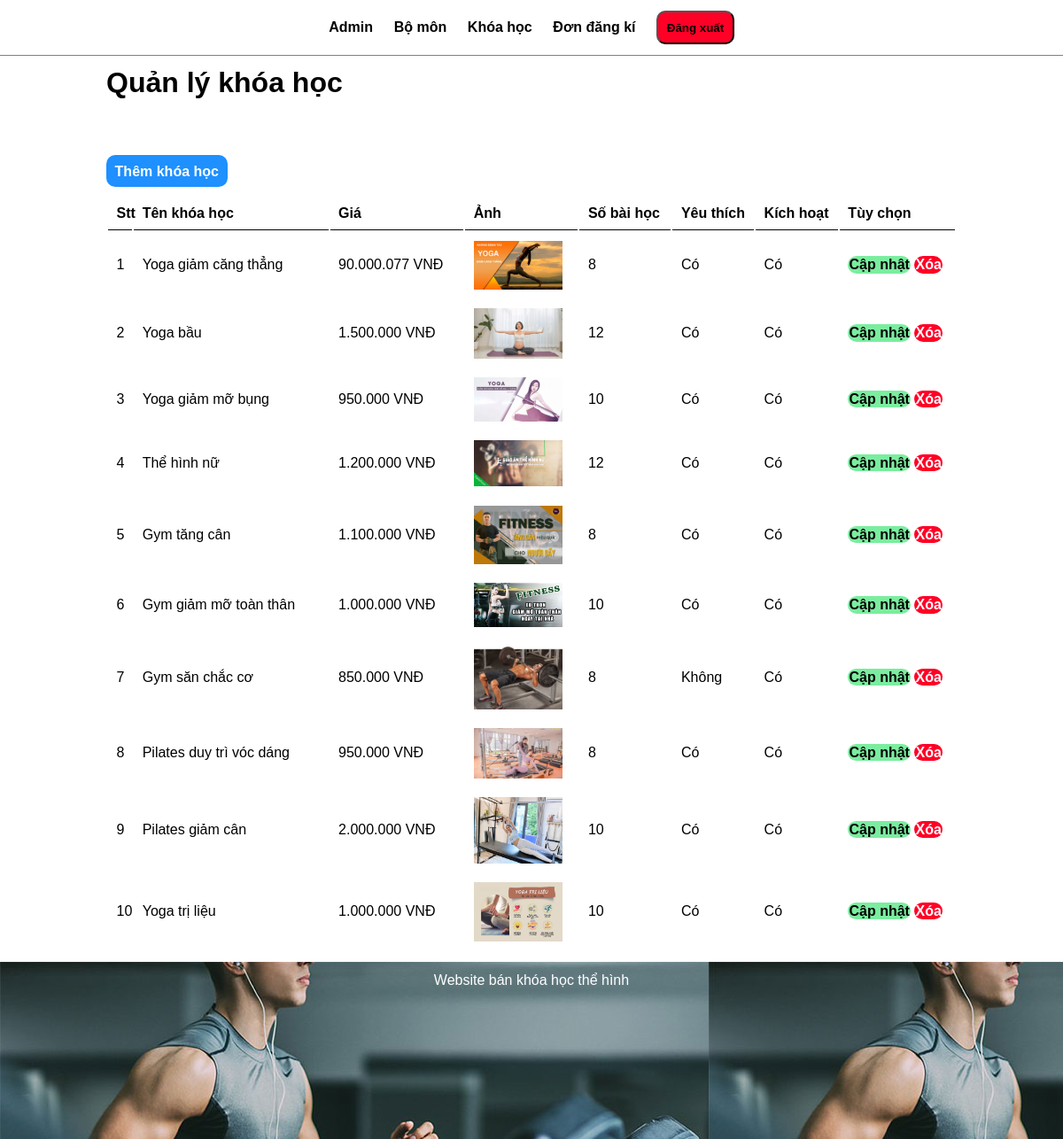
Screenshot of /admin/manage-course.php with the database file from the repository.
### tables this page shows
CREATE TABLE `tbl_course` (
  `id` int(11) NOT NULL,
  `title` varchar(255) NOT NULL,
  `description` varchar(255) DEFAULT NULL,
  `image_name` varchar(255) DEFAULT NULL,
  `course_fee` decimal(10,2) DEFAULT NULL,
  `lesson_number` int(11) DEFAULT NULL,
  `category_id` int(11) DEFAULT NULL,
  `featured` enum('Yes','No') DEFAULT 'Yes',
  `active` enum('Yes','No') DEFAULT 'Yes'
);

### admin/manage-course.php (the view, shortened to what this page needs)
<?php include('menu.php'); ?>
        <div class="wrapper">
            <h1>Quản lý khóa học</h1>
            <br/><br/>
        <br><br>
            <a href="http://localhost/fitness_web/admin/add-course.php" class="btn btn-primary">Thêm khóa học</a>
              <br/><br/>
              <table class="tbl-full">
                <tr>
                  <th>Stt</th>
                  <th>Tên khóa học</th>
                  <th>Giá</th>
                  <th>Ảnh</th>
                  <th> Số bài học</th>
                  <th>Yêu thích</th>
                  <th>Kích hoạt</th>
                  <th>Tùy chọn</th>
                </tr>
                <?php
                  $sql = "SELECT * FROM tbl_course";
                  $connect = mysqli_connect('localhost','root','','fitness_course');
                  $res = mysqli_query($connect,$sql);
                  $count = mysqli_num_rows($res);
                  $stt = 1;
                  if($count > 0){
                    while($row=mysqli_fetch_assoc($res)){
                        $id = $row['id'];
                        $title = $row['title'];
                        $course_fee = $row['course_fee'];
                        $image_name = $row['image_name'];
                        $featured = $row['featured'];
                        $active = $row['active'];
                        $lesson_number= $row['lesson_number']
                        ?>
                          <tr>
                            <td><?=$stt++;?></td>
                            <td><?=$title;?></td>
                            <td><?=number_format($course_fee, 0, '', '.')?> VNĐ</td>
                            <td>
                              <?php
                                if($image_name!=""){
                                  ?>
                                  <img src="../images/course/<?=$image_name?>" width="100px">
                                  <?php
                                }
                              ?>
                            </td>
                            <td> <?=$lesson_number?></td>
                            <td><?php if($featured == "Yes"){echo "Có";} else {echo "Không";}?></td>
                            <td><?php if($active == "Yes"){echo "Có";} else {echo "Không";}?></td>
                            <td>
                            <a href="http://localhost/fitness_web/admin/update-course.php?id=<?=$id;?>" class="btn btn-secondary">Cập nhật</a>
                            <a href="http://localhost/fitness_web/admin/delete-course.php?id=<?=$id;?>&image_name=<?=$image_name;?>" class="btn btn-danger">Xóa</a>
                            </td>
                          </tr>
                        <?php
                    }
                  }else{
                    echo "Khóa học chưa được thêm";
                  }
                ?>
              </table>
        </div>
<?php include('footer.php'); ?>

### admin/menu.php (shortened to what this page needs)
<html>
    <head>
        <link rel="stylesheet" href="../css/admin.css">
    </head>
    <body>
        <div class="menu text-center">
            <div class="wrapper">
                <ul>
                    <li><a href="manage-admin.php">Admin</a></li>
                    <li><a href="manage-category.php">Bộ môn</a></li>
                    <li><a href="manage-course.php">Khóa học</a></li>
                    <li><a href="manage-register.php">Đơn đăng kí</a></li>
                    <li>
                        <button class="btn btn-danger">
                            <a href="http://localhost/fitness_web/index.php">Đăng xuất</a>
                        </button>
                    </li>
                </ul>
            </div>
        </div>

### admin/footer.php
  <div class="footer" style="height: 200px;" >
            <div class="wrapper" >
                <p class="text-center">Website bán khóa học thể hình</p>
            </div>
        </div>
    </body>
</html>

### css/admin.css (style rules this page uses)
* { margin: 0; padding: 0; font-family: Arial, Helvetica,sans-serif; }
.btn-primary { background-color : #1e90ff; padding: 1%; color: white; text-decoration: none; font-weight: bold; }
.btn-secondary { background-color : #7bed9f; padding: 1%; color: black; text-decoration: none; font-weight: bold; }
.btn { border-radius: 10px; }
.btn-danger { background-color : #ff0026; padding: 1%; color: white; text-decoration: none; font-weight: bold; }
.wrapper { padding: 1%; width:80%; margin: auto; }
.text-center { text-align: center; }
.menu { border-bottom: 1px solid grey; }
.menu ul { list-style-type: none; }
.menu ul li { display: inline; padding: 1%; }
.menu ul li a { text-decoration: none; font-weight:bold; color: #000000; }
.footer { background-image: url(../images/category/gym.jpg); color: white; }
.tbl-full { width: 100%; }
table tr th { border-bottom: 1px solid black; padding: 1%; text-align: left; }
table tr td { padding: 1%; }

### rows the page displays
tbl_course: title "Yoga giảm căng thẳng", course_fee "90.000.077", image_name (picture), lesson_number "8", featured "Có", active "Có"
tbl_course: title "Yoga bầu", course_fee "1.500.000", image_name (picture), lesson_number "12", featured "Có", active "Có"
tbl_course: title "Yoga giảm mỡ bụng", course_fee "950.000", image_name (picture), lesson_number "10", featured "Có", active "Có"
tbl_course: title "Thể hình nữ", course_fee "1.200.000", image_name (picture), lesson_number "12", featured "Có", active "Có"
tbl_course: title "Gym tăng cân", course_fee "1.100.000", image_name (picture), lesson_number "8", featured "Có", active "Có"
tbl_course: title "Gym giảm mỡ toàn thân", course_fee "1.000.000", image_name (picture), lesson_number "10", featured "Có", active "Có"
tbl_course: title "Gym săn chắc cơ", course_fee "850.000", image_name (picture), lesson_number "8", featured "Không", active "Có"
tbl_course: title "Pilates duy trì vóc dáng", course_fee "950.000", image_name (picture), lesson_number "8", featured "Có", active "Có"
tbl_course: title "Pilates giảm cân", course_fee "2.000.000", image_name (picture), lesson_number "10", featured "Có", active "Có"
tbl_course: title "Yoga trị liệu", course_fee "1.000.000", image_name (picture), lesson_number "10", featured "Có", active "Có"
